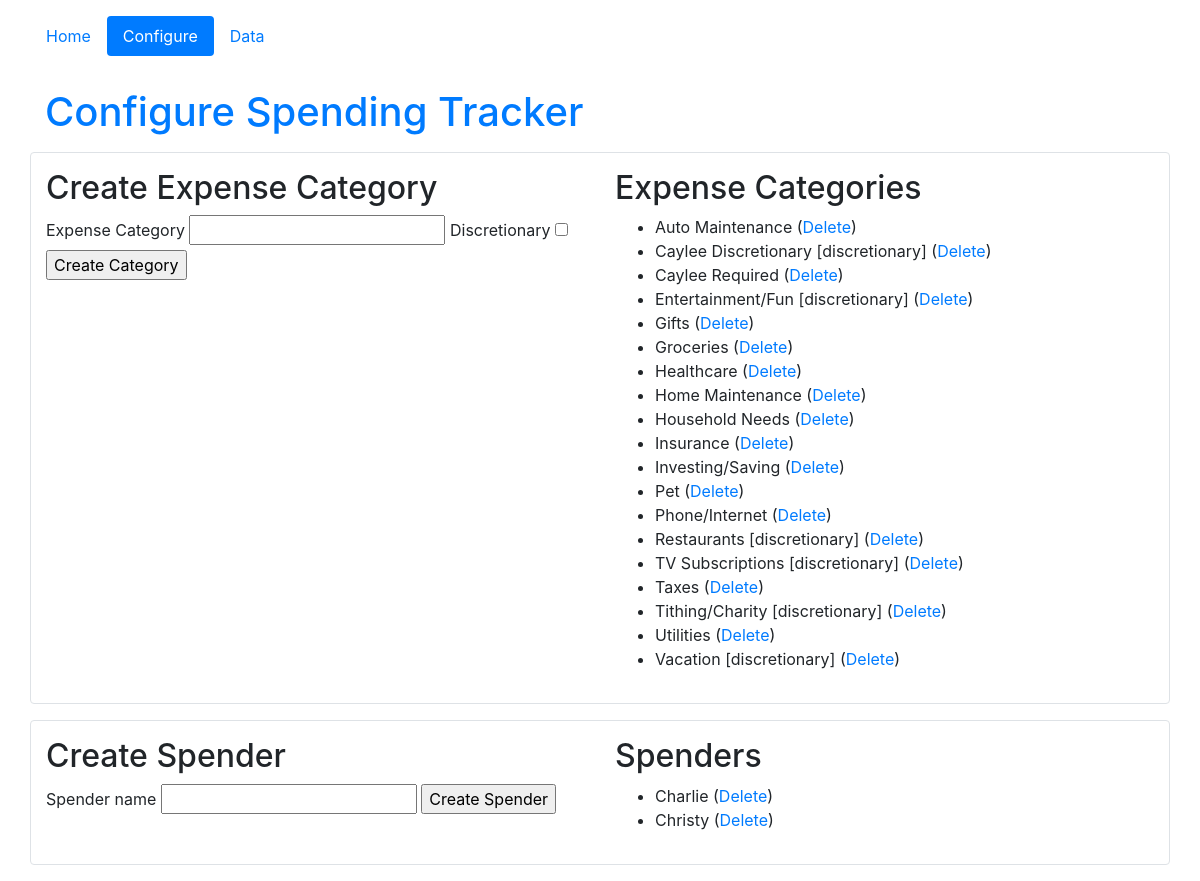
The page /configure on the database its author committed.
### tracker_app/models.py (models this page shows, shortened)
class Category(db.Model):
	categoryId = db.Column(db.Integer, primary_key=True)
	expenseCategory = db.Column(db.String(50), unique=True, nullable=False)
	discretionary = db.Column(db.Boolean, nullable=False)
	expenses = db.relationship("Expense", backref="myCategory")

class User(db.Model):
    userId = db.Column(db.Integer, primary_key=True)
    username = db.Column(db.String(20), unique=True, nullable=False)
    expenses = db.relationship("Expense", backref="spender")

### tracker_app/routes.py (the view)
@app.route("/configure", methods=["GET","POST"])
def configure():
	newUserForm = forms.NewUserForm()
	newCategoryForm = forms.NewCategoryForm()
	if newUserForm.validate_on_submit():
		user = User(username=newUserForm.username.data)
		db.session.add(user)
		db.session.commit()
		flash(f"User '{user.username}' has been successfully added", "success")
		return redirect(url_for('configure'))
	if newCategoryForm.validate_on_submit():
		cat = Category(expenseCategory=newCategoryForm.category.data, discretionary=newCategoryForm.discretionary.data)
		db.session.add(cat)
		db.session.commit()
		flash(f"User '{cat.expenseCategory}' has been successfully added", "success")
		return redirect(url_for('configure'))
	return render_template('configure.html', users=User.query.order_by(User.username).all(), newUserForm=newUserForm,
				newCategoryForm=newCategoryForm, categories=Category.query.order_by(Category.expenseCategory).all())

### tracker_app/forms.py
class NewUserForm(FlaskForm):
	username = 	StringField('Spender name', validators=[DataRequired()])
	submit = SubmitField('Create Spender')

class NewCategoryForm(FlaskForm):
	category = StringField('Expense Category', validators=[DataRequired()])
	discretionary = BooleanField('Discretionary', default=False)
	submit = SubmitField('Create Category')

### tracker_app/templates/configure.html (shortened to what this page needs)
{% extends 'layout.html' %}
{% set activePage = "configure" %}
{% block content %}
<h1 class="text-primary">Configure Spending Tracker</h1>
<div class="row border rounded my-3 py-3" id="expenses-config">
	<div class="col-sm">
		<h2>Create Expense Category</h2>
		<form method="POST" action={{ url_for('configure') }}>
			{{ newCategoryForm.category.label }} {{ newCategoryForm.category(size=20) }}
			{{ newCategoryForm.discretionary.label }} {{ newCategoryForm.discretionary }}<br>
			{{ newCategoryForm.submit }}
		</form>
	</div>
	<div class="col-sm">
		<h2>Expense Categories</h2>
		<ul>
			{% for cat in categories %}
				<li>{{ cat.expenseCategory }}
					{% if cat.discretionary %}[discretionary]{% endif %}
					(<a href={{ url_for('deleteCategory', categoryId=cat.categoryId) }}>Delete</a>)
				 </li>
			{% endfor %}
		</ul>
	</div>
</div>
<div class="row border rounded my-3 py-3" id="users-config">
	<div class="col-sm">
		<h2>Create Spender</h2>
		<form method="POST" action={{ url_for('configure') }}>
			{{ newUserForm.username.label }} {{ newUserForm.username(size=20) }}
			{{ newUserForm.submit }}
		</form>
	</div>
	<div class="col-sm">
		<h2>Spenders</h2>
		<ul>
			{% for user in users %}
				<li>{{ user.username }} (<a href={{ url_for('deleteUser', userId=user.userId) }}>Delete</a>)</li>
			{% endfor %}
		</ul>
	</div>
</div>
{% endblock %}

### tracker_app/templates/layout.html (shortened to what this page needs)
<!DOCTYPE html>
<html lang="en">
<head>
<link rel="stylesheet" href="https://stackpath.bootstrapcdn.com/bootstrap/4.5.0/css/bootstrap.min.css">
</head>
<body>
	<div class="container">
		{% set navigation_bar = [
			('home', 'Home'),
			('configure', 'Configure'),
			('showData', 'Data')
		] %}
		<div class="row my-3" id="sitenav">
			<nav class="nav nav-pills nav-fill">
				{% for id, text in navigation_bar %}
					<a class="nav-item nav-link {% if id == activePage %} active{% endif %}" href="{{ url_for(id) }}">{{ text }}</a>
				{% endfor %}
			</nav>
		</div>
		<div class="row" id="content">
			<div class="col-sm">
				{% block content %}{% endblock %}
			</div>
		</div>
	</div>
</body>
</html>

### rows shown on the page
Category: expenseCategory "Auto Maintenance"
Category: expenseCategory "Caylee Discretionary", discretionary "[discretionary]"
Category: expenseCategory "Caylee Required"
Category: expenseCategory "Entertainment/Fun", discretionary "[discretionary]"
Category: expenseCategory "Gifts"
Category: expenseCategory "Groceries"
Category: expenseCategory "Healthcare"
Category: expenseCategory "Home Maintenance"
Category: expenseCategory "Household Needs"
Category: expenseCategory "Insurance"
Category: expenseCategory "Investing/Saving"
Category: expenseCategory "Pet"
Category: expenseCategory "Phone/Internet"
Category: expenseCategory "Restaurants", discretionary "[discretionary]"
Category: expenseCategory "TV Subscriptions", discretionary "[discretionary]"
Category: expenseCategory "Taxes"
Category: expenseCategory "Tithing/Charity", discretionary "[discretionary]"
Category: expenseCategory "Utilities"
Category: expenseCategory "Vacation", discretionary "[discretionary]"
User: username "Charlie"
User: username "Christy"

### other values the page prints
{{ text }} "Home" "Configure" "Data"
{{ newCategoryForm.category.label }} "Expense Category"
{{ newCategoryForm.discretionary.label }} "Discretionary"
{{ newUserForm.username.label }} "Spender name"
